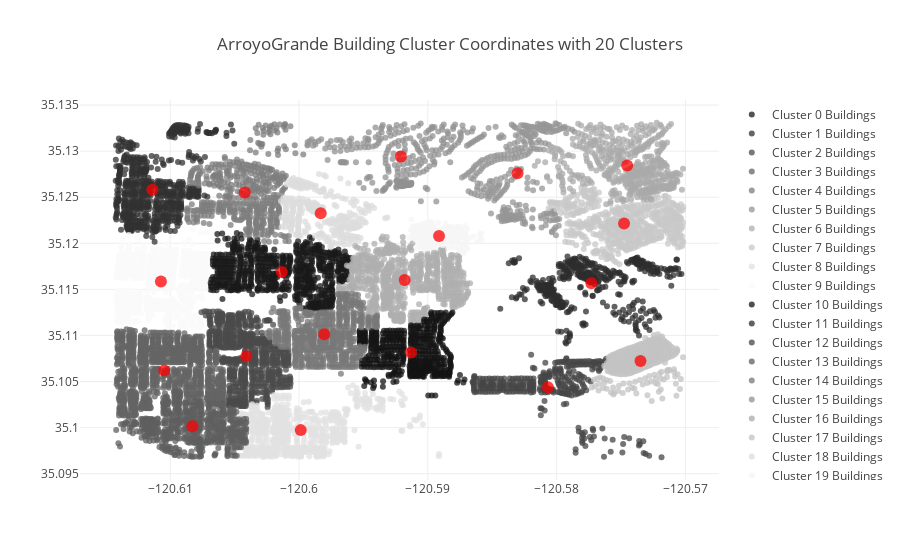

Notebook code cell kept with this figure:
### Markdown cell above
Agglomerative Clustering

### Code cell
agg = AgglomerativeClustering(n_clusters = numClusters).fit(buildings.as_matrix())

aggNumClusters = max(agg.labels_) + 1

clusterCenters, clusterPoints, points = createClusterCenters(agg.labels_)

#Trace for color coding the clusters
aggTrace = colorClusterTrace(aggNumClusters, clusterPoints)

#Trace of cluster centers
aggCentersTrace = clusterCenterTrace(clusterCenters, 'Agg Clusters')

#Plot result
plot(aggTrace, aggCentersTrace)

### Figure 1 — Plotly figure (JSON) as saved in the notebook; plotly's stock layout.template omitted (floating-point values rounded to 4 significant figures; data arrays with more than 128 entries replaced by an {"elided": "..."} marker saying what was removed)
{"data": [{"marker": {"color": "rgba(25,25,25, 0.75)", "size": 6}, "mode": "markers", "name": "Cluster 0 Buildings", "type": "scatter", "x": {"elided": "707 float values"}, "y": {"elided": "707 float values"}}, {"marker": {"color": "rgba(50,50,50, 0.75)", "size": 6}, "mode": "markers", "name": "Cluster 1 Buildings", "type": "scatter", "x": {"elided": "642 float values"}, "y": {"elided": "642 float values"}}, {"marker": {"color": "rgba(75,75,75, 0.75)", "size": 6}, "mode": "markers", "name": "Cluster 2 Buildings", "type": "scatter", "x": {"elided": "674 float values"}, "y": {"elided": "674 float values"}}, {"marker": {"color": "rgba(100,100,100, 0.75)", "size": 6}, "mode": "markers", "name": "Cluster 3 Buildings", "type": "scatter", "x": {"elided": "906 float values"}, "y": {"elided": "906 float values"}}, {"marker": {"color": "rgba(125,125,125, 0.75)", "size": 6}, "mode": "markers", "name": "Cluster 4 Buildings", "type": "scatter", "x": {"elided": "473 float values"}, "y": {"elided": "473 float values"}}, {"marker": {"color": "rgba(150,150,150, 0.75)", "size": 6}, "mode": "markers", "name": "Cluster 5 Buildings", "type": "scatter", "x": {"elided": "275 float values"}, "y": {"elided": "275 float values"}}, {"marker": {"color": "rgba(175,175,175, 0.75)", "size": 6}, "mode": "markers", "name": "Cluster 6 Buildings", "type": "scatter", "x": {"elided": "710 float values"}, "y": {"elided": "710 float values"}}, {"marker": {"color": "rgba(200,200,200, 0.75)", "size": 6}, "mode": "markers", "name": "Cluster 7 Buildings", "type": "scatter", "x": {"elided": "576 float values"}, "y": {"elided": "576 float values"}}, {"marker": {"color": "rgba(225,225,225, 0.75)", "size": 6}, "mode": "markers", "name": "Cluster 8 Buildings", "type": "scatter", "x": {"elided": "587 float values"}, "y": {"elided": "587 float values"}}, {"marker": {"color": "rgba(250,250,250, 0.75)", "size": 6}, "mode": "markers", "name": "Cluster 9 Buildings", "type": "scatter", "x": {"elided": "613 float values"}, "y": {"elided": "613 float values"}}, {"marker": {"color": "rgba(20,20,20, 0.75)", "size": 6}, "mode": "markers", "name": "Cluster 10 Buildings", "type": "scatter", "x": {"elided": "523 float values"}, "y": {"elided": "523 float values"}}, {"marker": {"color": "rgba(45,45,45, 0.75)", "size": 6}, "mode": "markers", "name": "Cluster 11 Buildings", "type": "scatter", "x": {"elided": "431 float values"}, "y": {"elided": "431 float values"}}, {"marker": {"color": "rgba(70,70,70, 0.75)", "size": 6}, "mode": "markers", "name": "Cluster 12 Buildings", "type": "scatter", "x": {"elided": "317 float values"}, "y": {"elided": "317 float values"}}, {"marker": {"color": "rgba(95,95,95, 0.75)", "size": 6}, "mode": "markers", "name": "Cluster 13 Buildings", "type": "scatter", "x": {"elided": "614 float values"}, "y": {"elided": "614 float values"}}, {"marker": {"color": "rgba(120,120,120, 0.75)", "size": 6}, "mode": "markers", "name": "Cluster 14 Buildings", "type": "scatter", "x": {"elided": "593 float values"}, "y": {"elided": "593 float values"}}, {"marker": {"color": "rgba(145,145,145, 0.75)", "size": 6}, "mode": "markers", "name": "Cluster 15 Buildings", "type": "scatter", "x": {"elided": "273 float values"}, "y": {"elided": "273 float values"}}, {"marker": {"color": "rgba(170,170,170, 0.75)", "size": 6}, "mode": "markers", "name": "Cluster 16 Buildings", "type": "scatter", "x": {"elided": "490 float values"}, "y": {"elided": "490 float values"}}, {"marker": {"color": "rgba(195,195,195, 0.75)", "size": 6}, "mode": "markers", "name": "Cluster 17 Buildings", "type": "scatter", "x": {"elided": "331 float values"}, "y": {"elided": "331 float values"}}, {"marker": {"color": "rgba(220,220,220, 0.75)", "size": 6}, "mode": "markers", "name": "Cluster 18 Buildings", "type": "scatter", "x": {"elided": "304 float values"}, "y": {"elided": "304 float values"}}, {"marker": {"color": "rgba(245,245,245, 0.75)", "size": 6}, "mode": "markers", "name": "Cluster 19 Buildings", "type": "scatter", "x": {"elided": "229 float values"}, "y": {"elided": "229 float values"}}, {"marker": {"color": "rgba(255, 0, 0, 0.75)", "size": 12}, "mode": "markers", "name": "Agg Clusters", "type": "scatter", "x": [-120.6, -120.6, -120.6, -120.6, -120.6, -120.6, -120.6, -120.6, -120.6, -120.6, -120.6, -120.6, -120.6, -120.6, -120.6, -120.6, -120.6, -120.6, -120.6, -120.6], "y": [35.12, 35.13, 35.11, 35.11, 35.13, 35.13, 35.12, 35.12, 35.1, 35.12, 35.11, 35.12, 35.1, 35.1, 35.11, 35.13, 35.13, 35.11, 35.12, 35.12]}], "layout": {"title": "ArroyoGrande Building Cluster Coordinates with 20 Clusters"}}
